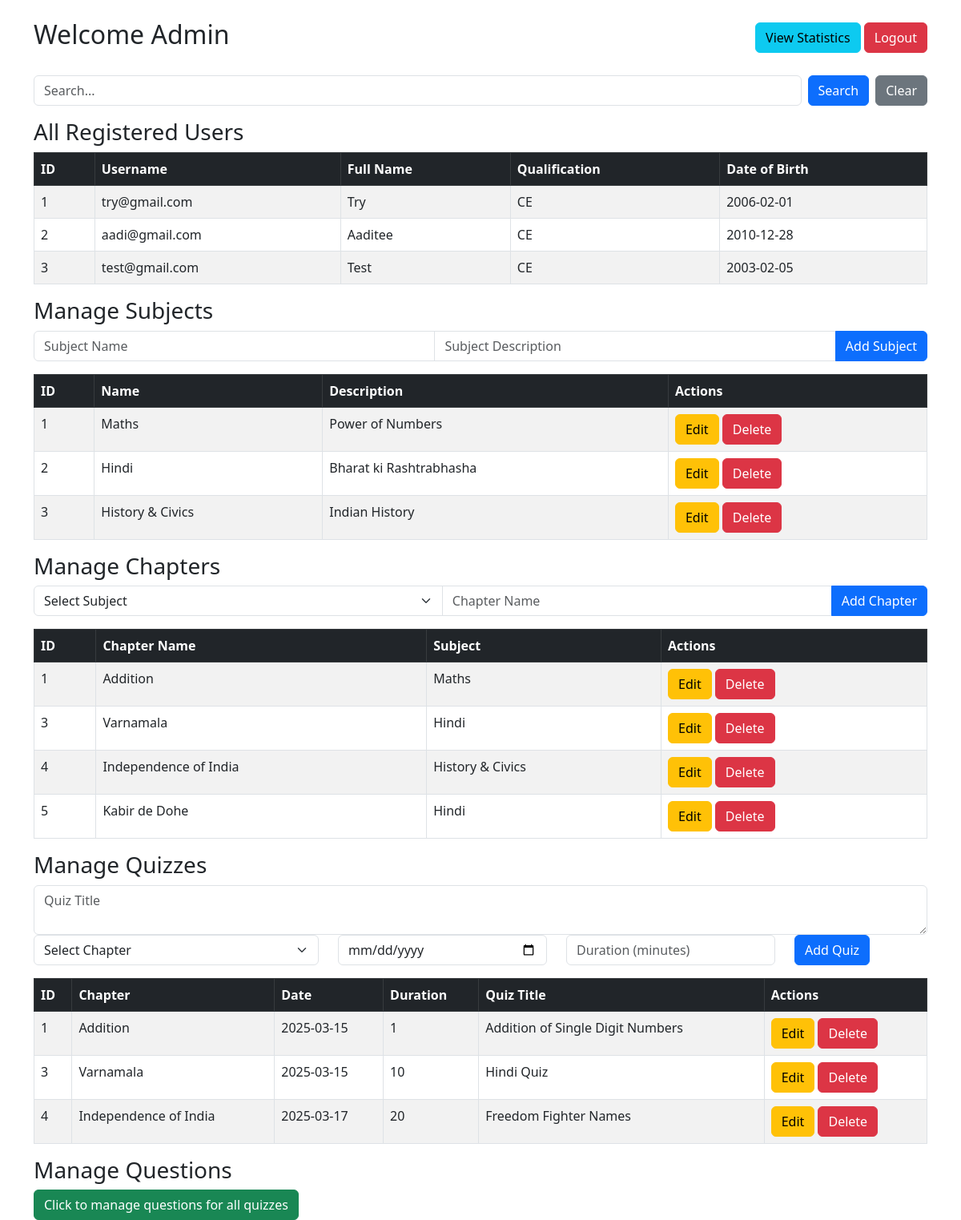
The app's page /admin_dashboard (signed in), older data.
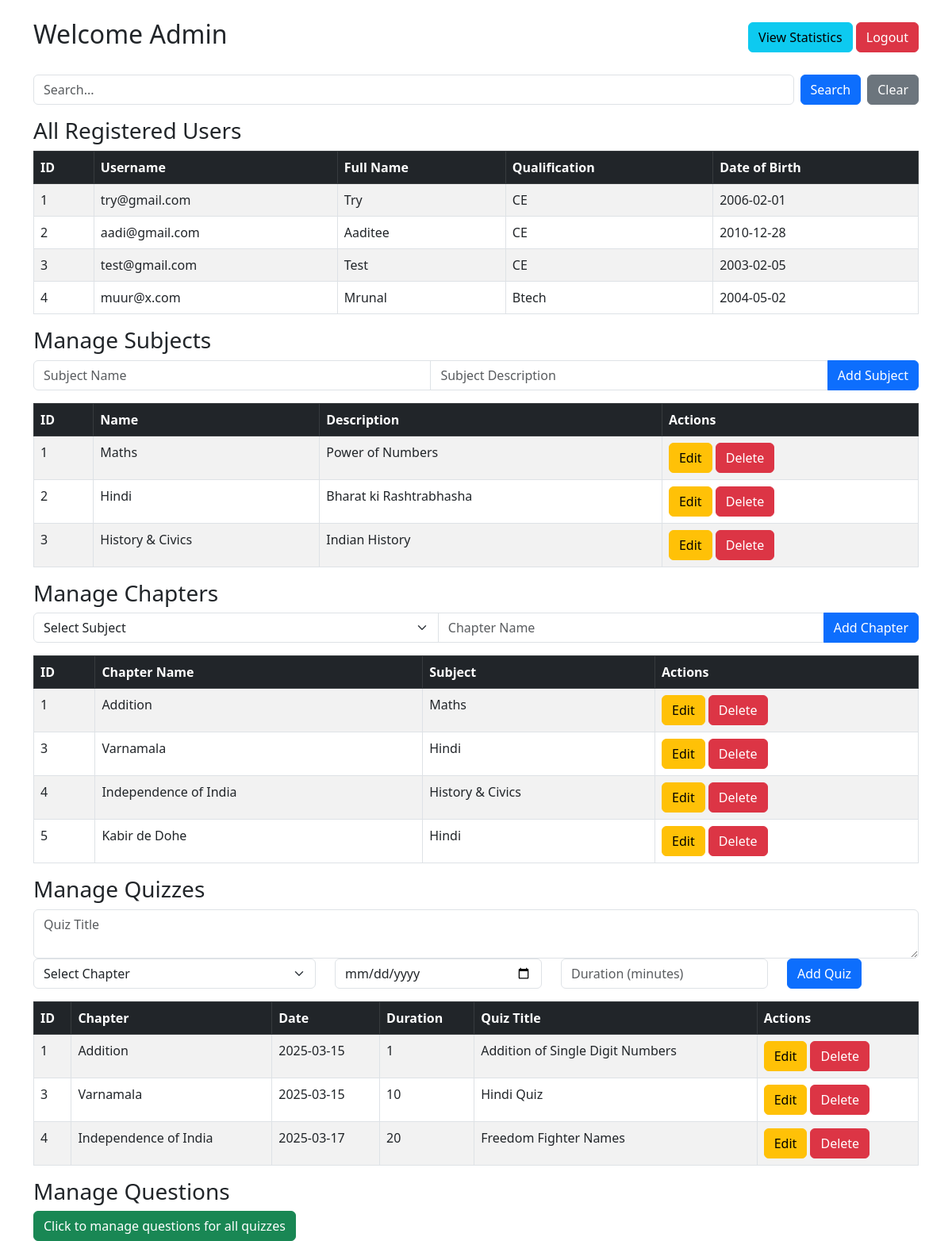
The same page, newer data.
### models/models.py (models this page shows, shortened)
class User(db.Model):
    id = db.Column(db.Integer, primary_key=True)
    username = db.Column(db.String(100), unique=True, nullable=False)
    password = db.Column(db.String(255), nullable=False)
    full_name = db.Column(db.String(200), nullable=False)
    qualification = db.Column(db.String(200))
    dob = db.Column(db.Date, nullable=False)
    scores = db.relationship('QuizScore', backref='user', lazy=True)

class Subject(db.Model):
    id = db.Column(db.Integer, primary_key=True)
    name = db.Column(db.String(100), unique=True, nullable=False)
    description = db.Column(db.Text, nullable=False)
    chapters = db.relationship('Chapter', backref='subject', lazy=True, cascade="all, delete-orphan")

class Chapter(db.Model):
    id = db.Column(db.Integer, primary_key=True)
    name = db.Column(db.String(100),  unique=True, nullable=False)
    subject_id = db.Column(db.Integer, db.ForeignKey('subject.id', ondelete='CASCADE'), nullable=False)
    quizzes = db.relationship('Quiz', backref='chapter', lazy=True, cascade="all, delete-orphan")

class Quiz(db.Model):
    id = db.Column(db.Integer, primary_key=True)
    chapter_id = db.Column(db.Integer, db.ForeignKey('chapter.id', ondelete='CASCADE'), nullable=False)
    date_of_quiz = db.Column(db.Date, nullable=False)
    time_duration = db.Column(db.Integer, nullable=False)  # Store duration in minutes
    remarks = db.Column(db.Text, unique=True, nullable=False)
    questions = db.relationship('Question', backref='quiz', lazy=True, cascade="all, delete-orphan")
    quiz_scores = db.relationship('QuizScore', backref='quiz', cascade="all, delete-orphan")
    user_responses = db.relationship('UserResponse', backref='quiz', cascade="all, delete-orphan")

### app.py (the view, shortened to what this page needs)
@app.route('/admin_dashboard', methods=['GET', 'POST'])
def admin_dashboard():
    if 'admin_logged_in' not in session:
        return redirect(url_for('auth.admin_login'))
    users = User.query.all()
    subjects = Subject.query.all()
    chapters = Chapter.query.all()
    quizzes = Quiz.query.all()
    search_query = request.args.get('search_query', '').strip()
    if search_query:
        users = User.query.filter(
            (User.username.ilike(f"%{search_query}%")) |
            (User.full_name.ilike(f"%{search_query}%")) |
            (User.qualification.ilike(f"%{search_query}%"))
        ).all()
        subjects = Subject.query.filter(Subject.name.ilike(f"%{search_query}%")).all()
        chapters = Chapter.query.join(Subject).filter(
            (Chapter.name.ilike(f"%{search_query}%")) |
            (Subject.name.ilike(f"%{search_query}%"))
        ).all()
        quizzes = Quiz.query.join(Chapter).filter(
            (Chapter.name.ilike(f"%{search_query}%")) |
            (Quiz.remarks.ilike(f"%{search_query}%"))
        ).all()
        show_users = bool(users)
        show_subjects = bool(subjects)
        show_chapters = bool(chapters)
        show_quizzes = bool(quizzes)
    else:
        show_users = show_subjects = show_quizzes = show_chapters = True
    return render_template('admin_dashboard.html', users=users, subjects=subjects, chapters=chapters, quizzes=quizzes, search_query=search_query, show_users=show_users, show_subjects=show_subjects, show_chapters = show_chapters, show_quizzes=show_quizzes
    )

### templates/admin_dashboard.html (shortened to what this page needs)
<!DOCTYPE html>
<head>
    <link href="https://cdn.jsdelivr.net/npm/bootstrap@5.3.0/dist/css/bootstrap.min.css" rel="stylesheet">
</head>
<body class="container mt-4">
    {% include 'toastr.html' %}
    <div class="d-flex justify-content-between align-items-center mb-4">
        <h2>Welcome Admin</h2>
        <div>
        <a href="{{ url_for('view_statistics') }}" class="btn btn-info">View Statistics</a>
        <a href="{{ url_for('auth.logout') }}" class="btn btn-danger">Logout</a>
        </div>
    </div>
    <form method="GET" action="{{ url_for('admin_dashboard') }}" class="mb-3 d-flex">
        <input type="text" name="search_query" class="form-control me-2" placeholder="Search..."
            value="{{ search_query if search_query else '' }}">
        <button type="submit" class="btn btn-primary me-2">Search</button>
        <a href="{{ url_for('admin_dashboard') }}" class="btn btn-secondary">Clear</a>
    </form>
    {% if show_users %}
    <h3>All Registered Users</h3>
    <table class="table table-striped table-bordered">
        <thead class="table-dark">
            <tr>
                <th>ID</th>
                <th>Username</th>
                <th>Full Name</th>
                <th>Qualification</th>
                <th>Date of Birth</th>
            </tr>
        </thead>
        <tbody>
            {% for user in users %}
            <tr>
                <td>{{ user.id }}</td>
                <td>{{ user.username }}</td>
                <td>{{ user.full_name }}</td>
                <td>{{ user.qualification or 'N/A' }}</td>
                <td>{{ user.dob.strftime('%Y-%m-%d') }}</td>
            </tr>
            {% endfor %}
        </tbody>
    </table>
    {% endif %}
    {% if show_subjects %}
    <h3>Manage Subjects</h3>
    <form method="POST" action="{{ url_for('admin_dashboard') }}" class="mb-3">
        <div class="input-group mb-2">
            <input type="text" name="name" class="form-control" placeholder="Subject Name" required>
            <input type="text" name="description" class="form-control" placeholder="Subject Description" required></input>
            <button type="submit" class="btn btn-primary">Add Subject</button>
        </div>
    </form>
    {% endif %}
    {% if show_subjects %}
    <table class="table table-striped table-bordered">
        <thead class="table-dark">
            <tr>
                <th>ID</th>
                <th>Name</th>
                <th>Description</th>
                <th>Actions</th>
            </tr>
        </thead>
        <tbody>
            {% for subject in subjects %}
            <tr>
                <td>{{ subject.id }}</td>
                <td>{{ subject.name }}</td>
                <td>{{ subject.description or 'N/A' }}</td>
                <td>
                    <button type="button" class="btn btn-warning edit-btn"
                        data-bs-toggle="modal"
                        data-bs-target="#editModal"
                        data-id="{{ subject.id }}"
                        data-name="{{ subject.name }}"
                        data-description="{{ subject.description }}">
                        Edit
                    </button>
                    <form method="POST" action="{{ url_for('admin_dashboard') }}" class="d-inline">
                        <button type="submit" class="btn btn-danger" onclick="return confirm('Are you sure?')">Delete</button>
                    </form>
                </td>
            </tr>
            {% endfor %}
        </tbody>
    </table>
    {% endif %}
    {% if show_chapters %}
    <h3>Manage Chapters</h3>
    <form method="POST" action="{{ url_for('admin_dashboard') }}" class="mb-3">
        <div class="input-group mb-2">
            <select name="subject_id" class="form-select" required>
                <option value="">Select Subject</option>
            </select>
            <input type="text" name="name" class="form-control" placeholder="Chapter Name" required>
            <button type="submit" class="btn btn-primary">Add Chapter</button>
        </div>
    </form>
    <table class="table table-striped table-bordered">
        <thead class="table-dark">
            <tr>
                <th>ID</th>
                <th>Chapter Name</th>
                <th>Subject</th>
                <th>Actions</th>
            </tr>
        </thead>
        <tbody>
            {% for chapter in chapters %}
            <tr>
                <td>{{ chapter.id }}</td>
                <td>{{ chapter.name }}</td>
                <td>{{ chapter.subject.name }}</td>
                <td>
                        <button type="button" class="btn btn-warning"
                        data-bs-toggle="modal"
                        data-bs-target="#editChapterModal"
                        data-id="{{ chapter.id }}"
                        data-name="{{ chapter.name }}">
                        Edit
                        </button>
                    <form method="POST" action="{{ url_for('admin_dashboard') }}" class="d-inline">
                        <button type="submit" class="btn btn-danger" onclick="return confirm('Are you sure?')">Delete</button>
                    </form>
                </td>
            </tr>
            {% endfor %}
        </tbody>
    </table>
    {% endif %}
    {% if show_quizzes %}
    <h3>Manage Quizzes</h3>
    <form method="POST" action="{{ url_for('admin_dashboard') }}" class="mb-3" onsubmit="return validateForm()">
        <textarea name="remarks" id="remarks" class="form-control" placeholder="Quiz Title" required></textarea>
        <div class="row mb-2">
            <div class="col-md-4">
                <select name="chapter_id" class="form-select" required>
                    <option value="">Select Chapter</option>
                </select>
            </div>
            <div class="col-md-3">
                <input type="date" name="date_of_quiz" id="date_of_quiz" class="form-control" required>
            </div>
            <div class="col-md-3">
                <input type="text" name="time_duration" id="time_duration" class="form-control" placeholder="Duration (minutes)" required>
            </div>
            <div class="col-md-2">
                <button type="submit" class="btn btn-primary">Add Quiz</button>
            </div>
        </div>
    </form>
    <table class="table table-striped table-bordered">
        <thead class="table-dark">
            <tr>
                <th>ID</th>
                <th>Chapter</th>
                <th>Date</th>
                <th>Duration</th>
                <th>Quiz Title</th>
                <th>Actions</th>
            </tr>
        </thead>
        <tbody>
            {% for quiz in quizzes %}
            <tr>
                <td>{{ quiz.id }}</td>
                <td>{{ quiz.chapter.name }}</td>
                <td>{{ quiz.date_of_quiz }}</td>
                <td>{{ quiz.time_duration }}</td>
                <td>{{ quiz.remarks or 'N/A' }}</td>
                <td>
                        <button type="button" class="btn btn-warning"
                        data-bs-toggle="modal"
                        data-bs-target="#editQuizModal"
                        data-id="{{ quiz.id }}"
                        data-date="{{ quiz.date_of_quiz }}"
                        data-duration="{{ quiz.time_duration }}"
                        data-remarks="{{ quiz.remarks }}">
                        Edit
                        </button>
                    <form method="POST" action="{{ url_for('admin_dashboard') }}" class="d-inline">
                        <button type="submit" class="btn btn-danger" onclick="return confirm('Are you sure?')">Delete</button>
                    </form>
                </td>
            </tr>
            {% endfor %}
        </tbody>
    </table>
    {% endif %}
    {% if show_quizzes %}
    <h3>Manage Questions</h3>
    <a href="{{ url_for('manage_questions') }}" class="btn btn-success">Click to manage questions for all quizzes</a>
    {% endif %}
</body>
</html>

### templates/toastr.html (shortened to what this page needs)
<link rel="stylesheet" href="https://cdnjs.cloudflare.com/ajax/libs/toastr.js/latest/toastr.min.css">

Row changes from the older to the newer data that the page shows:
added User: id "4", username "muur@x.com", full_name "Mrunal", qualification "Btech", dob "2004-05-02"
